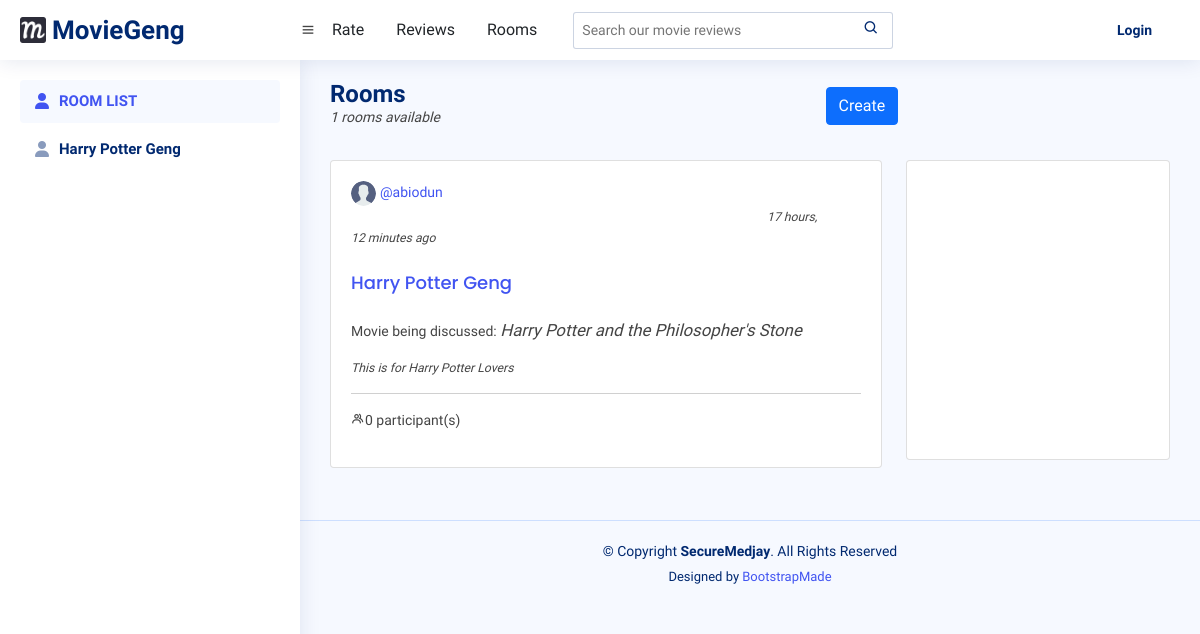
The app's page /rooms/, older data.
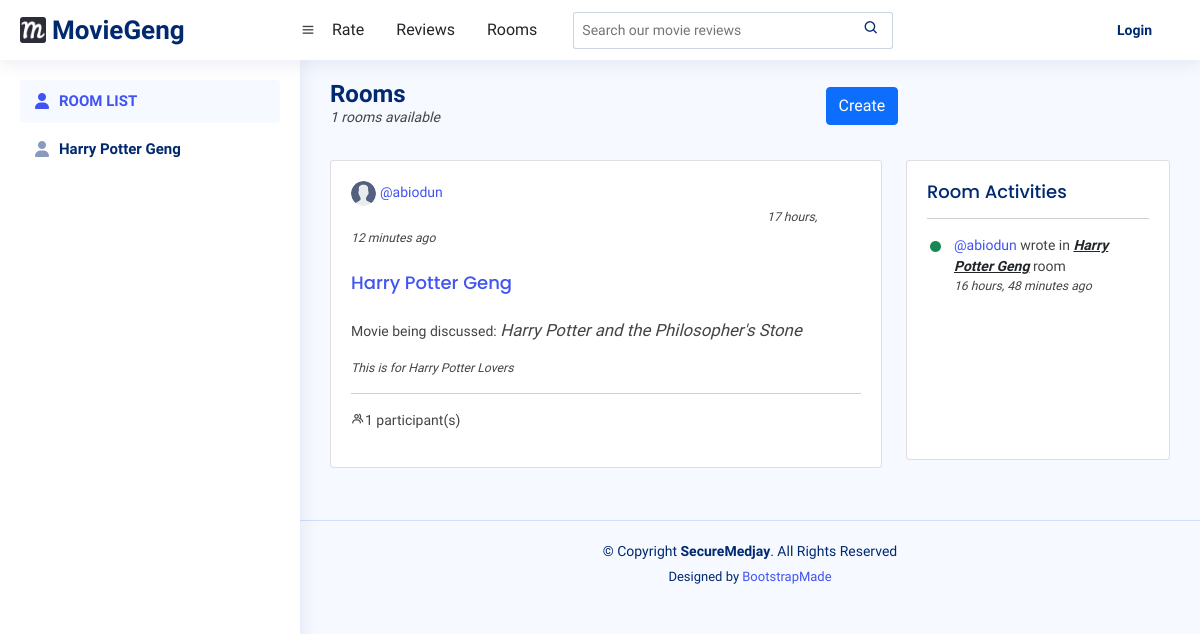
The same page, newer data.
### base/models.py (models this page shows, shortened)
class Room(models.Model):
    name = models.CharField(max_length=255, unique=True)
    host = models.ForeignKey(User, on_delete=models.CASCADE)
    participants = models.ManyToManyField(
        User, related_name="participants")
    created_at = models.DateTimeField(auto_now_add=True)
    movie = models.ForeignKey(Movie, on_delete=models.CASCADE)
    description = models.TextField(null=True, blank=True)
    class Meta:
        ordering = ["-created_at"]

class User(AbstractUser):
    email = models.EmailField(unique=True)
    username = models.CharField(unique=True, max_length=255)
    bio = models.TextField(blank=True, null=True)
    avatar = models.ImageField(null=True, default="avatar.svg")
    USERNAME_FIELD = 'email'
    REQUIRED_FIELDS = ["username"]

class Movie(models.Model):
    name = models.CharField(max_length=255)
    tmdb_id = models.CharField(max_length=255)
    img_url = models.CharField(null=True, max_length=255)
    duration = models.IntegerField(null=True)
    overview = models.TextField(null=True)
    tags = models.CharField(max_length=255, null=True)
    genres = models.CharField(max_length=255, null=True)
    budget = models.IntegerField(null=True)
    release_date = models.CharField(max_length=255, null=True)
    language = models.CharField(max_length=255, null=True)
    revenue = models.IntegerField(null=True)
    REQUIRED_FIELDS = []

class Message(models.Model):
    writer = models.ForeignKey(User, on_delete=models.CASCADE)
    room = models.ForeignKey(Room, on_delete=models.CASCADE)
    body = models.TextField()
    created_at = models.DateTimeField(auto_now_add=True)
    class Meta:
        ordering = ["-created_at"]

### base/views.py (the view)
# urls.py: path("rooms/", views.room_list_view, name="room-list"),
def room_list_view(request):
    rooms = Room.objects.all()
    messages = Message.objects.all()
    context = {
        "rooms": rooms,
        "messages": messages,
    }
    return render(request, "base/room_home.html", context)

### base/templates/base/room_home.html
{% extends "base.html" %}
{% block content %}
    {% include "base/rooms_pane.html" %}
    {% include "base/room_list.html" %}
{% endblock %}

### base/templates/base/rooms_pane.html
<aside id="sidebar" class="sidebar">
    <ul class="sidebar-nav" id="sidebar-nav">
      <li class="nav-item">
        <a class="nav-link">
          <i class="fa-solid fa-user"></i>
          <span>ROOM LIST</span>
        </a>
      </li>
      {% for room in rooms %}
        <li class="nav-item">
          <a class="nav-link collapsed" data-bs-target="#forms-nav" href="{% url 'base:room-detail' room.id %}">
            <i class="fas fa-user"></i><span>{{room.name}}</span>
          </a>
        </li>
      {% endfor %}
</aside>

### base/templates/base/room_list.html
<main id="main" class="main">
    <div class="pagetitle">
      <h1>Rooms</h1>
      <h6 class="small fst-italic">{{rooms.count}} rooms available</h6>
    </div>
    <a class="room-btn btn btn-primary" href="{% url 'base:create-room' 0 %}">Create</a>
    <section class="section dashboard">
      <div class="row">
        <div class="col-lg-8">
          <div class="row">
                <div class="col-12">
                {% for room in rooms %}
                    <div class="card recent-sales overflow-auto">
                        <div class="card-body">
                            <div>
                                <a href="{% url 'base:user-profile' room.host.id %}"><img class="room-avatar rounded-circle" src="{{room.host.avatar.url}}" alt="Profile-pic">
                                    @{{room.host.username}}
                                </a>
                                <span class="room-date small fst-italic">{{room.created_at|timesince}} ago</span>
                            </div>
                            <h5 class="room-title card-title"><a href="{% url 'base:room-detail' room.id %}">{{room.name}}</a></h5>
                            <p>Movie being discussed: <span class="room-movie">{{room.movie.name}}</span></p>
                            <p class="small fst-italic">{{room.description}}</p>
                            <hr>
                            <p><i class='bx bx-group'></i>{{room.participants.count}} participant(s)</p>
                        </div>
                    </div>
                {% endfor %}
                </div>
          </div>
        </div>
        {% include "base/activities.html" %}
      </div>
    </section>
</main>

### base/templates/base/activities.html
<div class="col-lg-4">
  <div class="card">
    {% if messages %}
    <div class="card-body">
      <h5 class="card-title">Room Activities</h5>
      {% for message in messages %}
      <div class="activity">
        <hr>
        <div class="message-card activity-item d-flex">
          <i class='bi bi-circle-fill activity-badge text-success align-self-start'></i>
          <div class="activity-content">
            <a href="{% url 'base:user-profile' message.writer.id %}">
              @{{message.writer.username}}
            </a> wrote in
            <a href="{% url 'base:room-detail' message.room.id %}" class="fw-bold text-dark"><span>{{message.room.name}}</span></a> room
            <p class="small fst-italic">{{message.created_at|timesince}} ago</p>
          </div>
        </div>
      </div>
      {% endfor %}
    </div>
    {% endif %}
  </div>
</div>

Row changes from the older to the newer data that the page shows:
computed for Room "Harry Potter Geng": participants.count "0" → "1"
added Message: writer.username "abiodun", room.name "Harry Potter Geng", created_at "16 hours, 48 minutes"
Text that changed along with them:
text now shown: "Room Activities"
